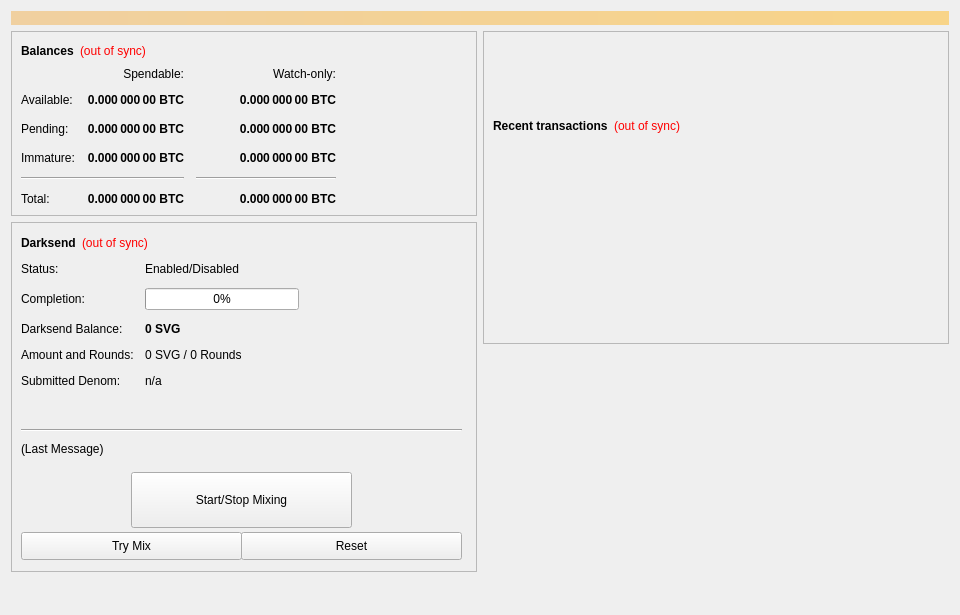
<?xml version="1.0" encoding="UTF-8"?>
<ui version="4.0">
 <class>OverviewPage</class>
 <widget class="QWidget" name="OverviewPage">
  <property name="geometry">
   <rect>
    <x>0</x>
    <y>0</y>
    <width>960</width>
    <height>615</height>
   </rect>
  </property>
  <property name="minimumSize">
   <size>
    <width>960</width>
    <height>0</height>
   </size>
  </property>
  <property name="windowTitle">
   <string>Form</string>
  </property>
  <layout class="QVBoxLayout" name="topLayout">
   <item>
    <widget class="QLabel" name="labelAlerts">
     <property name="visible">
      <bool>false</bool>
     </property>
     <property name="styleSheet">
      <string notr="true">background-color: qlineargradient(x1: 0, y1: 0, x2: 1, y2: 0, stop:0 #F0D0A0, stop:1 #F8D488); color:#000000;</string>
     </property>
     <property name="wordWrap">
      <bool>true</bool>
     </property>
     <property name="margin">
      <number>3</number>
     </property>
    </widget>
   </item>
   <item>
    <layout class="QHBoxLayout" name="horizontalLayout" stretch="1,1">
     <item>
      <layout class="QVBoxLayout" name="verticalLayout_2">
       <item>
        <widget class="QFrame" name="frame">
         <property name="frameShape">
          <enum>QFrame::StyledPanel</enum>
         </property>
         <property name="frameShadow">
          <enum>QFrame::Raised</enum>
         </property>
         <layout class="QVBoxLayout" name="verticalLayout_4">
          <item>
           <layout class="QHBoxLayout" name="horizontalLayout_4">
            <item>
             <widget class="QLabel" name="label_5">
              <property name="font">
               <font>
                <weight>75</weight>
                <bold>true</bold>
               </font>
              </property>
              <property name="text">
               <string>Balances</string>
              </property>
             </widget>
            </item>
            <item>
             <widget class="QLabel" name="labelWalletStatus">
              <property name="cursor">
               <cursorShape>WhatsThisCursor</cursorShape>
              </property>
              <property name="toolTip">
               <string>The displayed information may be out of date. Your wallet automatically synchronizes with the SVG network after a connection is established, but this process has not completed yet.</string>
              </property>
              <property name="styleSheet">
               <string notr="true">QLabel { color: red; }</string>
              </property>
              <property name="text">
               <string notr="true">(out of sync)</string>
              </property>
              <property name="alignment">
               <set>Qt::AlignLeading|Qt::AlignLeft|Qt::AlignVCenter</set>
              </property>
             </widget>
            </item>
            <item>
             <spacer name="horizontalSpacer_3">
              <property name="orientation">
               <enum>Qt::Horizontal</enum>
              </property>
              <property name="sizeHint" stdset="0">
               <size>
                <width>40</width>
                <height>20</height>
               </size>
              </property>
             </spacer>
            </item>
           </layout>
          </item>
          <item>
           <layout class="QGridLayout" name="gridLayout">
            <property name="spacing">
             <number>12</number>
            </property>
            <item row="2" column="2">
             <widget class="QLabel" name="labelWatchPending">
              <property name="font">
               <font>
                <weight>75</weight>
                <bold>true</bold>
               </font>
              </property>
              <property name="cursor">
               <cursorShape>IBeamCursor</cursorShape>
              </property>
              <property name="toolTip">
               <string>Unconfirmed transactions to watch-only addresses</string>
              </property>
              <property name="text">
               <string notr="true">0.000 000 00 BTC</string>
              </property>
              <property name="alignment">
               <set>Qt::AlignRight|Qt::AlignTrailing|Qt::AlignVCenter</set>
              </property>
              <property name="textInteractionFlags">
               <set>Qt::LinksAccessibleByMouse|Qt::TextSelectableByKeyboard|Qt::TextSelectableByMouse</set>
              </property>
             </widget>
            </item>
            <item row="2" column="1">
             <widget class="QLabel" name="labelUnconfirmed">
              <property name="font">
               <font>
                <weight>75</weight>
                <bold>true</bold>
               </font>
              </property>
              <property name="cursor">
               <cursorShape>IBeamCursor</cursorShape>
              </property>
              <property name="toolTip">
               <string>Total of transactions that have yet to be confirmed, and do not yet count toward the spendable balance</string>
              </property>
              <property name="text">
               <string notr="true">0.000 000 00 BTC</string>
              </property>
              <property name="alignment">
               <set>Qt::AlignRight|Qt::AlignTrailing|Qt::AlignVCenter</set>
              </property>
              <property name="textInteractionFlags">
               <set>Qt::LinksAccessibleByMouse|Qt::TextSelectableByKeyboard|Qt::TextSelectableByMouse</set>
              </property>
             </widget>
            </item>
            <item row="3" column="2">
             <widget class="QLabel" name="labelWatchImmature">
              <property name="font">
               <font>
                <weight>75</weight>
                <bold>true</bold>
               </font>
              </property>
              <property name="cursor">
               <cursorShape>IBeamCursor</cursorShape>
              </property>
              <property name="toolTip">
               <string>Staked or masternode rewards in watch-only addresses that has not yet matured</string>
              </property>
              <property name="text">
               <string notr="true">0.000 000 00 BTC</string>
              </property>
              <property name="alignment">
               <set>Qt::AlignRight|Qt::AlignTrailing|Qt::AlignVCenter</set>
              </property>
              <property name="textInteractionFlags">
               <set>Qt::LinksAccessibleByMouse|Qt::TextSelectableByKeyboard|Qt::TextSelectableByMouse</set>
              </property>
             </widget>
            </item>
            <item row="4" column="0" colspan="2">
             <widget class="Line" name="lineSpendableBalance">
              <property name="orientation">
               <enum>Qt::Horizontal</enum>
              </property>
             </widget>
            </item>
            <item row="4" column="2">
             <widget class="Line" name="lineWatchBalance">
              <property name="sizePolicy">
               <sizepolicy hsizetype="Preferred" vsizetype="Fixed">
                <horstretch>0</horstretch>
                <verstretch>0</verstretch>
               </sizepolicy>
              </property>
              <property name="minimumSize">
               <size>
                <width>140</width>
                <height>0</height>
               </size>
              </property>
              <property name="orientation">
               <enum>Qt::Horizontal</enum>
              </property>
             </widget>
            </item>
            <item row="5" column="0">
             <widget class="QLabel" name="labelTotalText">
              <property name="text">
               <string>Total:</string>
              </property>
             </widget>
            </item>
            <item row="3" column="1">
             <widget class="QLabel" name="labelImmature">
              <property name="font">
               <font>
                <weight>75</weight>
                <bold>true</bold>
               </font>
              </property>
              <property name="cursor">
               <cursorShape>IBeamCursor</cursorShape>
              </property>
              <property name="toolTip">
               <string>Staked or masternode rewards that has not yet matured</string>
              </property>
              <property name="text">
               <string notr="true">0.000 000 00 BTC</string>
              </property>
              <property name="alignment">
               <set>Qt::AlignRight|Qt::AlignTrailing|Qt::AlignVCenter</set>
              </property>
              <property name="textInteractionFlags">
               <set>Qt::LinksAccessibleByMouse|Qt::TextSelectableByKeyboard|Qt::TextSelectableByMouse</set>
              </property>
             </widget>
            </item>
            <item row="2" column="3">
             <spacer name="horizontalSpacer_2">
              <property name="orientation">
               <enum>Qt::Horizontal</enum>
              </property>
              <property name="sizeHint" stdset="0">
               <size>
                <width>40</width>
                <height>20</height>
               </size>
              </property>
             </spacer>
            </item>
            <item row="3" column="0">
             <widget class="QLabel" name="labelImmatureText">
              <property name="text">
               <string>Immature:</string>
              </property>
             </widget>
            </item>
            <item row="5" column="1">
             <widget class="QLabel" name="labelTotal">
              <property name="font">
               <font>
                <weight>75</weight>
                <bold>true</bold>
               </font>
              </property>
              <property name="cursor">
               <cursorShape>IBeamCursor</cursorShape>
              </property>
              <property name="toolTip">
               <string>Your current total balance</string>
              </property>
              <property name="text">
               <string notr="true">0.000 000 00 BTC</string>
              </property>
              <property name="alignment">
               <set>Qt::AlignRight|Qt::AlignTrailing|Qt::AlignVCenter</set>
              </property>
              <property name="textInteractionFlags">
               <set>Qt::LinksAccessibleByMouse|Qt::TextSelectableByKeyboard|Qt::TextSelectableByMouse</set>
              </property>
             </widget>
            </item>
            <item row="5" column="2">
             <widget class="QLabel" name="labelWatchTotal">
              <property name="font">
               <font>
                <weight>75</weight>
                <bold>true</bold>
               </font>
              </property>
              <property name="cursor">
               <cursorShape>IBeamCursor</cursorShape>
              </property>
              <property name="toolTip">
               <string>Current total balance in watch-only addresses</string>
              </property>
              <property name="text">
               <string notr="true">0.000 000 00 BTC</string>
              </property>
              <property name="alignment">
               <set>Qt::AlignRight|Qt::AlignTrailing|Qt::AlignVCenter</set>
              </property>
              <property name="textInteractionFlags">
               <set>Qt::LinksAccessibleByMouse|Qt::TextSelectableByKeyboard|Qt::TextSelectableByMouse</set>
              </property>
             </widget>
            </item>
            <item row="0" column="2">
             <widget class="QLabel" name="labelWatchonly">
              <property name="text">
               <string>Watch-only:</string>
              </property>
              <property name="alignment">
               <set>Qt::AlignRight|Qt::AlignTrailing|Qt::AlignVCenter</set>
              </property>
             </widget>
            </item>
            <item row="1" column="0">
             <widget class="QLabel" name="labelBalanceText">
              <property name="text">
               <string>Available:</string>
              </property>
             </widget>
            </item>
            <item row="1" column="1">
             <widget class="QLabel" name="labelBalance">
              <property name="font">
               <font>
                <weight>75</weight>
                <bold>true</bold>
               </font>
              </property>
              <property name="cursor">
               <cursorShape>IBeamCursor</cursorShape>
              </property>
              <property name="toolTip">
               <string>Your current spendable balance</string>
              </property>
              <property name="text">
               <string notr="true">0.000 000 00 BTC</string>
              </property>
              <property name="alignment">
               <set>Qt::AlignRight|Qt::AlignTrailing|Qt::AlignVCenter</set>
              </property>
              <property name="textInteractionFlags">
               <set>Qt::LinksAccessibleByMouse|Qt::TextSelectableByKeyboard|Qt::TextSelectableByMouse</set>
              </property>
             </widget>
            </item>
            <item row="1" column="2">
             <widget class="QLabel" name="labelWatchAvailable">
              <property name="font">
               <font>
                <weight>75</weight>
                <bold>true</bold>
               </font>
              </property>
              <property name="cursor">
               <cursorShape>IBeamCursor</cursorShape>
              </property>
              <property name="toolTip">
               <string>Your current balance in watch-only addresses</string>
              </property>
              <property name="text">
               <string notr="true">0.000 000 00 BTC</string>
              </property>
              <property name="alignment">
               <set>Qt::AlignRight|Qt::AlignTrailing|Qt::AlignVCenter</set>
              </property>
              <property name="textInteractionFlags">
               <set>Qt::LinksAccessibleByMouse|Qt::TextSelectableByKeyboard|Qt::TextSelectableByMouse</set>
              </property>
             </widget>
            </item>
            <item row="2" column="0">
             <widget class="QLabel" name="labelPendingText">
              <property name="text">
               <string>Pending:</string>
              </property>
             </widget>
            </item>
            <item row="0" column="1">
             <widget class="QLabel" name="labelSpendable">
              <property name="text">
               <string>Spendable:</string>
              </property>
              <property name="alignment">
               <set>Qt::AlignRight|Qt::AlignTrailing|Qt::AlignVCenter</set>
              </property>
             </widget>
            </item>
           </layout>
          </item>
         </layout>
        </widget>
       </item>
       <item>
        <widget class="QFrame" name="frameDarksend">
         <property name="minimumSize">
          <size>
           <width>0</width>
           <height>350</height>
          </size>
         </property>
         <property name="layoutDirection">
          <enum>Qt::LeftToRight</enum>
         </property>
         <property name="frameShape">
          <enum>QFrame::StyledPanel</enum>
         </property>
         <property name="frameShadow">
          <enum>QFrame::Raised</enum>
         </property>
         <widget class="QWidget" name="formLayoutWidget">
          <property name="geometry">
           <rect>
            <x>10</x>
            <y>40</y>
            <width>451</width>
            <height>161</height>
           </rect>
          </property>
          <layout class="QFormLayout" name="formLayout">
           <property name="fieldGrowthPolicy">
            <enum>QFormLayout::AllNonFixedFieldsGrow</enum>
           </property>
           <property name="horizontalSpacing">
            <number>11</number>
           </property>
           <property name="verticalSpacing">
            <number>12</number>
           </property>
           <item row="0" column="0">
            <widget class="QLabel" name="label_6">
             <property name="text">
              <string>Status:</string>
             </property>
            </widget>
           </item>
           <item row="1" column="0">
            <widget class="QLabel" name="label_7">
             <property name="text">
              <string>Completion:</string>
             </property>
            </widget>
           </item>
           <item row="1" column="1">
            <widget class="QProgressBar" name="DarksendProgress">
             <property name="maximumSize">
              <size>
               <width>154</width>
               <height>16777215</height>
              </size>
             </property>
             <property name="value">
              <number>0</number>
             </property>
            </widget>
           </item>
           <item row="2" column="0">
            <widget class="QLabel" name="labelAnonymizedText">
             <property name="text">
              <string>Darksend Balance:</string>
             </property>
            </widget>
           </item>
           <item row="2" column="1">
            <widget class="QLabel" name="labelAnonymized">
             <property name="font">
              <font>
               <weight>75</weight>
               <bold>true</bold>
              </font>
             </property>
             <property name="text">
              <string notr="true">0 SVG</string>
             </property>
            </widget>
           </item>
           <item row="3" column="0">
            <widget class="QLabel" name="label_8">
             <property name="text">
              <string>Amount and Rounds:</string>
             </property>
            </widget>
           </item>
           <item row="3" column="1">
            <widget class="QLabel" name="labelAmountRounds">
             <property name="text">
              <string>0 SVG / 0 Rounds</string>
             </property>
            </widget>
           </item>
           <item row="4" column="0">
            <widget class="QLabel" name="label_9">
             <property name="text">
              <string>Submitted Denom:</string>
             </property>
            </widget>
           </item>
           <item row="4" column="1">
            <widget class="QLabel" name="labelSubmittedDenom">
             <property name="toolTip">
              <string>The denominations you submitted to the Masternode.&lt;br&gt;To mix, other users must submit the exact same denominations.</string>
             </property>
             <property name="text">
              <string>n/a</string>
             </property>
            </widget>
           </item>
           <item row="0" column="1">
            <widget class="QLabel" name="DarksendEnabled">
             <property name="text">
              <string>Enabled/Disabled</string>
             </property>
            </widget>
           </item>
          </layout>
         </widget>
         <widget class="QPushButton" name="runAutoDenom">
          <property name="geometry">
           <rect>
            <x>251</x>
            <y>17</y>
            <width>1</width>
            <height>1</height>
           </rect>
          </property>
          <property name="palette">
           <palette>
            <active>
             <colorrole role="WindowText">
              <brush brushstyle="SolidPattern">
               <color alpha="255">
                <red>0</red>
                <green>0</green>
                <blue>0</blue>
               </color>
              </brush>
             </colorrole>
             <colorrole role="Button">
              <brush brushstyle="SolidPattern">
               <color alpha="255">
                <red>239</red>
                <green>238</green>
                <blue>238</blue>
               </color>
              </brush>
             </colorrole>
             <colorrole role="Light">
              <brush brushstyle="SolidPattern">
               <color alpha="255">
                <red>255</red>
                <green>255</green>
                <blue>255</blue>
               </color>
              </brush>
             </colorrole>
             <colorrole role="Midlight">
              <brush brushstyle="SolidPattern">
               <color alpha="255">
                <red>247</red>
                <green>246</green>
                <blue>246</blue>
               </color>
              </brush>
             </colorrole>
             <colorrole role="Dark">
              <brush brushstyle="SolidPattern">
               <color alpha="255">
                <red>119</red>
                <green>119</green>
                <blue>119</blue>
               </color>
              </brush>
             </colorrole>
             <colorrole role="Mid">
              <brush brushstyle="SolidPattern">
               <color alpha="255">
                <red>159</red>
                <green>159</green>
                <blue>159</blue>
               </color>
              </brush>
             </colorrole>
             <colorrole role="Text">
              <brush brushstyle="SolidPattern">
               <color alpha="255">
                <red>0</red>
                <green>0</green>
                <blue>0</blue>
               </color>
              </brush>
             </colorrole>
             <colorrole role="BrightText">
              <brush brushstyle="SolidPattern">
               <color alpha="255">
                <red>255</red>
                <green>255</green>
                <blue>255</blue>
               </color>
              </brush>
             </colorrole>
             <colorrole role="ButtonText">
              <brush brushstyle="SolidPattern">
               <color alpha="255">
                <red>0</red>
                <green>0</green>
                <blue>0</blue>
               </color>
              </brush>
             </colorrole>
             <colorrole role="Base">
              <brush brushstyle="SolidPattern">
               <color alpha="255">
                <red>255</red>
                <green>255</green>
                <blue>255</blue>
               </color>
              </brush>
             </colorrole>
             <colorrole role="Window">
              <brush brushstyle="SolidPattern">
               <color alpha="255">
                <red>239</red>
                <green>238</green>
                <blue>238</blue>
               </color>
              </brush>
             </colorrole>
             <colorrole role="Shadow">
              <brush brushstyle="SolidPattern">
               <color alpha="255">
                <red>0</red>
                <green>0</green>
                <blue>0</blue>
               </color>
              </brush>
             </colorrole>
             <colorrole role="AlternateBase">
              <brush brushstyle="SolidPattern">
               <color alpha="255">
                <red>247</red>
                <green>246</green>
                <blue>246</blue>
               </color>
              </brush>
             </colorrole>
             <colorrole role="ToolTipBase">
              <brush brushstyle="SolidPattern">
               <color alpha="255">
                <red>255</red>
                <green>255</green>
                <blue>220</blue>
               </color>
              </brush>
             </colorrole>
             <colorrole role="ToolTipText">
              <brush brushstyle="SolidPattern">
               <color alpha="255">
                <red>0</red>
                <green>0</green>
                <blue>0</blue>
               </color>
              </brush>
             </colorrole>
            </active>
            <inactive>
             <colorrole role="WindowText">
              <brush brushstyle="SolidPattern">
               <color alpha="255">
                <red>0</red>
                <green>0</green>
                <blue>0</blue>
               </color>
              </brush>
             </colorrole>
             <colorrole role="Button">
              <brush brushstyle="SolidPattern">
               <color alpha="255">
                <red>239</red>
                <green>238</green>
                <blue>238</blue>
               </color>
              </brush>
             </colorrole>
             <colorrole role="Light">
              <brush brushstyle="SolidPattern">
               <color alpha="255">
                <red>255</red>
                <green>255</green>
                <blue>255</blue>
               </color>
              </brush>
             </colorrole>
             <colorrole role="Midlight">
              <brush brushstyle="SolidPattern">
               <color alpha="255">
                <red>247</red>
                <green>246</green>
                <blue>246</blue>
               </color>
              </brush>
             </colorrole>
             <colorrole role="Dark">
              <brush brushstyle="SolidPattern">
               <color alpha="255">
                <red>119</red>
                <green>119</green>
                <blue>119</blue>
               </color>
              </brush>
             </colorrole>
             <colorrole role="Mid">
              <brush brushstyle="SolidPattern">
               <color alpha="255">
                <red>159</red>
                <green>159</green>
                <blue>159</blue>
               </color>
              </brush>
             </colorrole>
             <colorrole role="Text">
              <brush brushstyle="SolidPattern">
               <color alpha="255">
                <red>0</red>
                <green>0</green>
                <blue>0</blue>
               </color>
              </brush>
             </colorrole>
             <colorrole role="BrightText">
              <brush brushstyle="SolidPattern">
               <color alpha="255">
                <red>255</red>
                <green>255</green>
                <blue>255</blue>
               </color>
              </brush>
             </colorrole>
             <colorrole role="ButtonText">
              <brush brushstyle="SolidPattern">
               <color alpha="255">
                <red>0</red>
                <green>0</green>
                <blue>0</blue>
               </color>
              </brush>
             </colorrole>
             <colorrole role="Base">
              <brush brushstyle="SolidPattern">
               <color alpha="255">
                <red>255</red>
                <green>255</green>
                <blue>255</blue>
               </color>
              </brush>
             </colorrole>
             <colorrole role="Window">
              <brush brushstyle="SolidPattern">
               <color alpha="255">
                <red>239</red>
                <green>238</green>
                <blue>238</blue>
               </color>
              </brush>
             </colorrole>
             <colorrole role="Shadow">
              <brush brushstyle="SolidPattern">
               <color alpha="255">
                <red>0</red>
                <green>0</green>
                <blue>0</blue>
               </color>
              </brush>
             </colorrole>
             <colorrole role="AlternateBase">
              <brush brushstyle="SolidPattern">
               <color alpha="255">
                <red>247</red>
                <green>246</green>
                <blue>246</blue>
               </color>
              </brush>
             </colorrole>
             <colorrole role="ToolTipBase">
              <brush brushstyle="SolidPattern">
               <color alpha="255">
                <red>255</red>
                <green>255</green>
                <blue>220</blue>
               </color>
              </brush>
             </colorrole>
             <colorrole role="ToolTipText">
              <brush brushstyle="SolidPattern">
               <color alpha="255">
                <red>0</red>
                <green>0</green>
                <blue>0</blue>
               </color>
              </brush>
             </colorrole>
            </inactive>
            <disabled>
             <colorrole role="WindowText">
              <brush brushstyle="SolidPattern">
               <color alpha="255">
                <red>119</red>
                <green>119</green>
                <blue>119</blue>
               </color>
              </brush>
             </colorrole>
             <colorrole role="Button">
              <brush brushstyle="SolidPattern">
               <color alpha="255">
                <red>239</red>
                <green>238</green>
                <blue>238</blue>
               </color>
              </brush>
             </colorrole>
             <colorrole role="Light">
              <brush brushstyle="SolidPattern">
               <color alpha="255">
                <red>255</red>
                <green>255</green>
                <blue>255</blue>
               </color>
              </brush>
             </colorrole>
             <colorrole role="Midlight">
              <brush brushstyle="SolidPattern">
               <color alpha="255">
                <red>247</red>
                <green>246</green>
                <blue>246</blue>
               </color>
              </brush>
             </colorrole>
             <colorrole role="Dark">
              <brush brushstyle="SolidPattern">
               <color alpha="255">
                <red>119</red>
                <green>119</green>
                <blue>119</blue>
               </color>
              </brush>
             </colorrole>
             <colorrole role="Mid">
              <brush brushstyle="SolidPattern">
               <color alpha="255">
                <red>159</red>
                <green>159</green>
                <blue>159</blue>
               </color>
              </brush>
             </colorrole>
             <colorrole role="Text">
              <brush brushstyle="SolidPattern">
               <color alpha="255">
                <red>119</red>
                <green>119</green>
                <blue>119</blue>
               </color>
              </brush>
             </colorrole>
             <colorrole role="BrightText">
              <brush brushstyle="SolidPattern">
               <color alpha="255">
                <red>255</red>
                <green>255</green>
                <blue>255</blue>
               </color>
              </brush>
             </colorrole>
             <colorrole role="ButtonText">
              <brush brushstyle="SolidPattern">
               <color alpha="255">
                <red>119</red>
                <green>119</green>
                <blue>119</blue>
               </color>
              </brush>
             </colorrole>
             <colorrole role="Base">
              <brush brushstyle="SolidPattern">
               <color alpha="255">
                <red>239</red>
                <green>238</green>
                <blue>238</blue>
               </color>
              </brush>
             </colorrole>
             <colorrole role="Window">
              <brush brushstyle="SolidPattern">
               <color alpha="255">
                <red>239</red>
                <green>238</green>
                <blue>238</blue>
               </color>
              </brush>
             </colorrole>
             <colorrole role="Shadow">
              <brush brushstyle="SolidPattern">
               <color alpha="255">
                <red>0</red>
                <green>0</green>
                <blue>0</blue>
               </color>
              </brush>
             </colorrole>
             <colorrole role="AlternateBase">
              <brush brushstyle="SolidPattern">
               <color alpha="255">
                <red>239</red>
                <green>238</green>
                <blue>238</blue>
               </color>
              </brush>
             </colorrole>
             <colorrole role="ToolTipBase">
              <brush brushstyle="SolidPattern">
               <color alpha="255">
                <red>255</red>
                <green>255</green>
                <blue>220</blue>
               </color>
              </brush>
             </colorrole>
             <colorrole role="ToolTipText">
              <brush brushstyle="SolidPattern">
               <color alpha="255">
                <red>0</red>
                <green>0</green>
                <blue>0</blue>
               </color>
              </brush>
             </colorrole>
            </disabled>
           </palette>
          </property>
          <property name="focusPolicy">
           <enum>Qt::NoFocus</enum>
          </property>
          <property name="autoFillBackground">
           <bool>true</bool>
          </property>
          <property name="text">
           <string/>
          </property>
          <property name="flat">
           <bool>true</bool>
          </property>
         </widget>
         <widget class="QPushButton" name="toggleDarksend">
          <property name="geometry">
           <rect>
            <x>120</x>
            <y>250</y>
            <width>221</width>
            <height>56</height>
           </rect>
          </property>
          <property name="sizePolicy">
           <sizepolicy hsizetype="MinimumExpanding" vsizetype="Fixed">
            <horstretch>0</horstretch>
            <verstretch>0</verstretch>
           </sizepolicy>
          </property>
          <property name="text">
           <string>Start/Stop Mixing</string>
          </property>
         </widget>
         <widget class="Line" name="lineLastMessage">
          <property name="geometry">
           <rect>
            <x>10</x>
            <y>200</y>
            <width>441</width>
            <height>16</height>
           </rect>
          </property>
          <property name="orientation">
           <enum>Qt::Horizontal</enum>
          </property>
         </widget>
         <widget class="QLabel" name="DarksendStatus">
          <property name="geometry">
           <rect>
            <x>10</x>
            <y>220</y>
            <width>451</width>
            <height>61</height>
           </rect>
          </property>
          <property name="minimumSize">
           <size>
            <width>288</width>
            <height>43</height>
           </size>
          </property>
          <property name="text">
           <string>(Last Message)</string>
          </property>
          <property name="alignment">
           <set>Qt::AlignLeading|Qt::AlignLeft|Qt::AlignTop</set>
          </property>
          <property name="wordWrap">
           <bool>true</bool>
          </property>
         </widget>
         <widget class="QPushButton" name="DarksendAuto">
          <property name="geometry">
           <rect>
            <x>10</x>
            <y>310</y>
            <width>221</width>
            <height>28</height>
           </rect>
          </property>
          <property name="sizePolicy">
           <sizepolicy hsizetype="MinimumExpanding" vsizetype="Fixed">
            <horstretch>0</horstretch>
            <verstretch>0</verstretch>
           </sizepolicy>
          </property>
          <property name="toolTip">
           <string>Try to manually submit a Darksend request.</string>
          </property>
          <property name="text">
           <string>Try Mix</string>
          </property>
         </widget>
         <widget class="QPushButton" name="DarksendReset">
          <property name="geometry">
           <rect>
            <x>230</x>
            <y>310</y>
            <width>221</width>
            <height>28</height>
           </rect>
          </property>
          <property name="sizePolicy">
           <sizepolicy hsizetype="MinimumExpanding" vsizetype="Fixed">
            <horstretch>0</horstretch>
            <verstretch>0</verstretch>
           </sizepolicy>
          </property>
          <property name="toolTip">
           <string>Reset the current status of Darksend (can interrupt Darksend if it's in the process of Mixing, which can cost you money!)</string>
          </property>
          <property name="autoFillBackground">
           <bool>false</bool>
          </property>
          <property name="text">
           <string>Reset</string>
          </property>
         </widget>
         <widget class="QWidget" name="layoutWidget">
          <property name="geometry">
           <rect>
            <x>10</x>
            <y>10</y>
            <width>431</width>
            <height>22</height>
           </rect>
          </property>
          <layout class="QHBoxLayout" name="horizontalLayout_5">
           <item>
            <widget class="QLabel" name="label_2">
             <property name="font">
              <font>
               <weight>75</weight>
               <bold>true</bold>
              </font>
             </property>
             <property name="text">
              <string>Darksend</string>
             </property>
            </widget>
           </item>
           <item>
            <widget class="QLabel" name="labelDarksendSyncStatus">
             <property name="toolTip">
              <string>The displayed information may be out of date. Your wallet automatically synchronizes with the SVG network after a connection is established, but this process has not completed yet.</string>
             </property>
             <property name="styleSheet">
              <string notr="true">QLabel { color: red; }</string>
             </property>
             <property name="text">
              <string notr="true">(out of sync)</string>
             </property>
             <property name="alignment">
              <set>Qt::AlignLeading|Qt::AlignLeft|Qt::AlignVCenter</set>
             </property>
            </widget>
           </item>
           <item>
            <spacer name="horizontalSpacer_4">
             <property name="orientation">
              <enum>Qt::Horizontal</enum>
             </property>
             <property name="sizeHint" stdset="0">
              <size>
               <width>40</width>
               <height>20</height>
              </size>
             </property>
            </spacer>
           </item>
          </layout>
         </widget>
        </widget>
       </item>
       <item>
        <spacer name="verticalSpacer">
         <property name="orientation">
          <enum>Qt::Vertical</enum>
         </property>
         <property name="sizeHint" stdset="0">
          <size>
           <width>20</width>
           <height>40</height>
          </size>
         </property>
        </spacer>
       </item>
      </layout>
     </item>
     <item>
      <layout class="QVBoxLayout" name="verticalLayout_3">
       <item>
        <widget class="QFrame" name="frame_2">
         <property name="frameShape">
          <enum>QFrame::StyledPanel</enum>
         </property>
         <property name="frameShadow">
          <enum>QFrame::Raised</enum>
         </property>
         <layout class="QVBoxLayout" name="verticalLayout">
          <item>
           <spacer name="verticalSpacer_3">
            <property name="orientation">
             <enum>Qt::Vertical</enum>
            </property>
            <property name="sizeType">
             <enum>QSizePolicy::Fixed</enum>
            </property>
            <property name="sizeHint" stdset="0">
             <size>
              <width>20</width>
              <height>75</height>
             </size>
            </property>
           </spacer>
          </item>
          <item>
           <layout class="QHBoxLayout" name="horizontalLayout_2">
            <item>
             <widget class="QLabel" name="label_4">
              <property name="font">
               <font>
                <weight>75</weight>
                <bold>true</bold>
               </font>
              </property>
              <property name="text">
               <string>Recent transactions</string>
              </property>
             </widget>
            </item>
            <item>
             <widget class="QLabel" name="labelTransactionsStatus">
              <property name="cursor">
               <cursorShape>WhatsThisCursor</cursorShape>
              </property>
              <property name="toolTip">
               <string>The displayed information may be out of date. Your wallet automatically synchronizes with the SVG network after a connection is established, but this process has not completed yet.</string>
              </property>
              <property name="styleSheet">
               <string notr="true">QLabel { color: red; }</string>
              </property>
              <property name="text">
               <string notr="true">(out of sync)</string>
              </property>
              <property name="alignment">
               <set>Qt::AlignRight|Qt::AlignTrailing|Qt::AlignVCenter</set>
              </property>
             </widget>
            </item>
            <item>
             <spacer name="horizontalSpacer">
              <property name="orientation">
               <enum>Qt::Horizontal</enum>
              </property>
              <property name="sizeHint" stdset="0">
               <size>
                <width>40</width>
                <height>20</height>
               </size>
              </property>
             </spacer>
            </item>
           </layout>
          </item>
          <item>
           <widget class="QListView" name="listTransactions">
            <property name="styleSheet">
             <string notr="true">QListView { background: transparent; }</string>
            </property>
            <property name="frameShape">
             <enum>QFrame::NoFrame</enum>
            </property>
            <property name="verticalScrollBarPolicy">
             <enum>Qt::ScrollBarAlwaysOff</enum>
            </property>
            <property name="horizontalScrollBarPolicy">
             <enum>Qt::ScrollBarAlwaysOff</enum>
            </property>
            <property name="selectionMode">
             <enum>QAbstractItemView::NoSelection</enum>
            </property>
           </widget>
          </item>
         </layout>
        </widget>
       </item>
       <item>
        <spacer name="verticalSpacer_2">
         <property name="orientation">
          <enum>Qt::Vertical</enum>
         </property>
         <property name="sizeType">
          <enum>QSizePolicy::Expanding</enum>
         </property>
         <property name="sizeHint" stdset="0">
          <size>
           <width>20</width>
           <height>40</height>
          </size>
         </property>
        </spacer>
       </item>
      </layout>
     </item>
    </layout>
   </item>
  </layout>
 </widget>
 <resources/>
 <connections/>
</ui>
